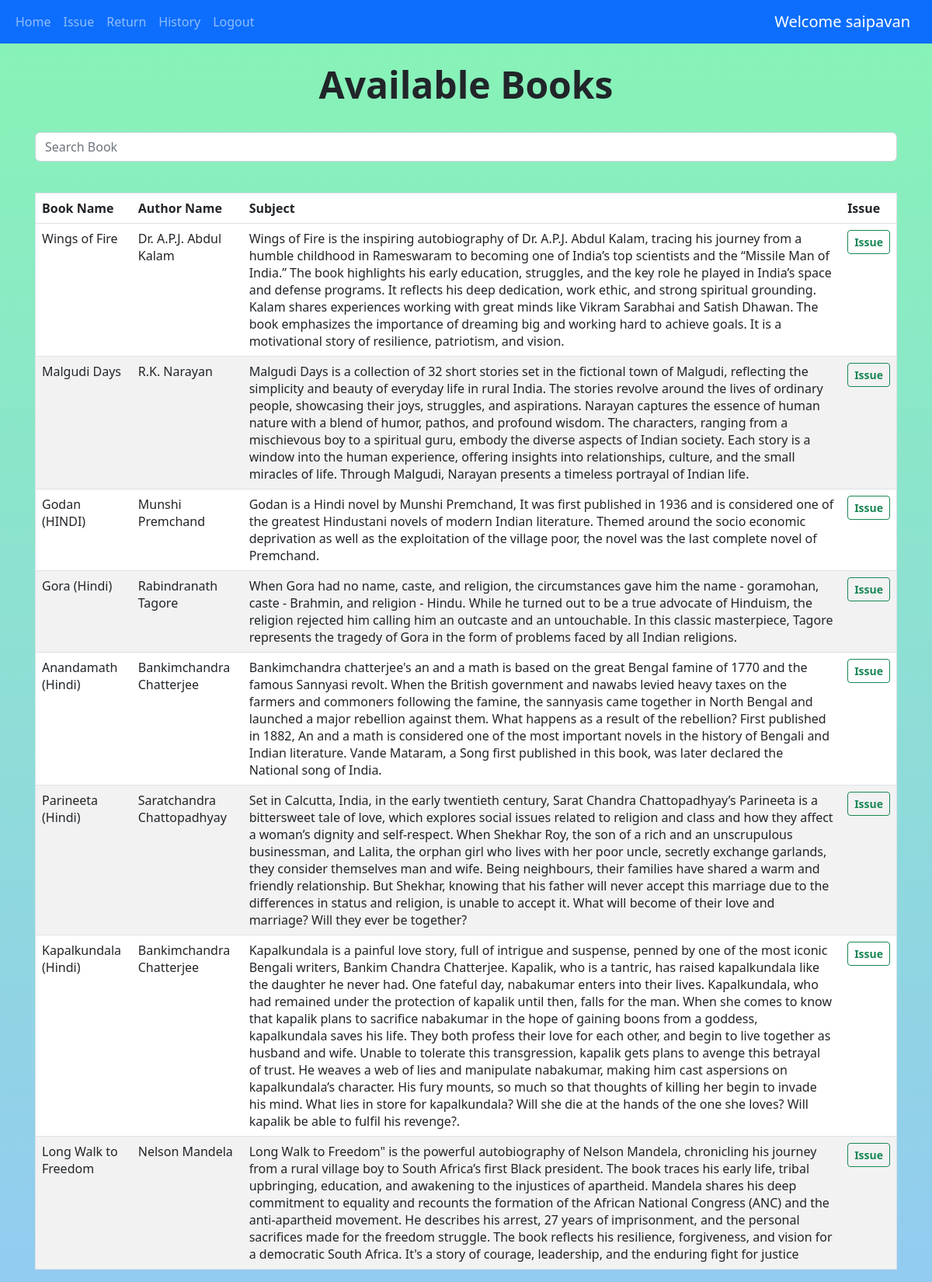
Page /issue (signed in) on the committed database.
### books/models.py (models this page shows, shortened)
class Book(models.Model):
    book_name = models.CharField(max_length=150)
    author_name = models.CharField(max_length=200)
    quantity = models.IntegerField(default=1)
    subject = models.CharField(max_length=2000)
    book_add_time = models.TimeField(default=timezone.now())
    book_add_date = models.DateField(default=date.today())
    class Meta:
        unique_together = ('book_name','author_name')

### books/views.py (the view, shortened to what this page needs)
# urls.py: path('issue',views.issue,name='issue'),
@login_required(login_url='login')
def issue(request):
    my_items = IssuedItem.objects.filter(user_id = request.user,return_date__isnull=True).values_list('book_id')
    books = Book.objects.exclude(id__in=my_items).filter(quantity__gt=0)
    return render(request,'issue_item.html',{'books':books})

### templates/issue_item.html (shortened to what this page needs)
{% extends 'base.html' %} {% block content %}
<center>
  <br />
  <h1 class="display-5 fw-bold">Available Books</h1>
  <br />
  <div class="input-group container">
    <input
      id="search"
      type="search"
      class="form-control rounded"
      placeholder="Search Book"
      aria-label="Search"
      aria-describedby="search-addon"
    />
  </div>
</center>
<br />
<div class="container">
  <table class="table">
    <thead class="thead-dark">
      <tr>
        <th class="" scope="col">Book Name</th>
        <th class="" scope="col">Author Name</th>
        <th class="" scope="col">Subject</th>
        <th class="" scope="col">Issue</th>
      </tr>
    </thead>
    <tbody id="table_data">
      {% for book in books %}
      <tr>
        <td>{{book.book_name}}</td>
        <td>{{book.author_name}}</td>
        <td>{{book.subject}}</td>
        <td>
          <center>
            <form action="issue" method="post">
              <button type="submit" class="btn btn-outline-success btn-sm">
                <b>Issue</b>
              </button>
            </form>
          </center>
        </td>
      </tr>
      {% endfor %}
    </tbody>
  </table>
</div>
{% endblock %}

### templates/base.html (shortened to what this page needs)
{% load static %}
<!DOCTYPE html>
<html lang="en">
<head>
    <link href="https://cdn.jsdelivr.net/npm/bootstrap@5.2.3/dist/css/bootstrap.min.css" rel="stylesheet">
</head>
<body>
    <nav class="navbar navbar-expand-lg bg-body-light,navbar navbar-dark bg-primary">
        <div class="container-fluid">
            <div class="collapse navbar-collapse" id="navbarSupportedContent">
                <ul class="navbar-nav me-auto mb-2 mb-lg-0">
                    {% if not user.is_authenticated %}
                    <li class="nav-item">
                        <a class="nav-link" href='/login/'>Login</a>
                    </li>
                    <li class="nav-item">
                        <a class="nav-link" href='/register/'>Register</a>
                    </li>
                    {% else %}
                    <li class="nav-item">
                        <a class="nav-link" href="/">Home</a>
                    </li>
                    <li class="nav-item">
                        <a class="nav-link" href="issue">Issue</a>
                    </li>
                    <li class="nav-item">
                        <a class="nav-link" href="return_item">Return</a>
                    </li>
                    <li class="nav-item">
                        <a class="nav-link" href="history">History</a>
                    </li>
                    <li class="nav-item">
                        <a class="nav-link" href="logout">Logout</a>
                    </li>
                    {% endif %}
                </ul>
            </div>
            {% if user.is_authenticated %}
            <a class="navbar-brand" href="#">Welcome {{request.user.first_name}}</a>
            {% endif %}
        </div>
    </nav>
    {% block content %}
    {% endblock %}
</body>
</html>

### templates/base.html (style rules this page uses)
body { background-color: linear-gradient(#89b4f4, #cf7ade); background-repeat: no-repeat; background-size: cover; }

### templates/issue_item.html (style rules this page uses)
table { border-collapse: collapse; border-spacing: 0; border-radius: 10px; width: 100%; border: 1px solid #ddd; }
th, td { text-align: left; padding: 16px; }
tr:nth-child(even) { background-color: #f2f2f2; }
tr:nth-child(odd) { background-color: #ffffff; }
.container { width: 100%; padding-right: 15px; padding-left: 15px; margin-right: auto; margin-left: auto; }
.input-group { width: 100%; margin-bottom: 1rem; }
body { background: linear-gradient(#87f4b5, #93cbf1); background-attachment: fixed; background-repeat: no-repeat; }

### rows in the picture
Book: book_name "Wings of Fire", author_name "Dr. A.P.J. Abdul Kalam", subject "Wings of Fire is the inspiring autobiography of Dr. A.P.J. Abdul Kalam, tracing his journey from a humble childhood in Rameswaram to becoming one of India’s top scientists and the “Missile Man of India.” The book highlights his early education, struggles, and the key role he played in India’s space and defense programs. It reflects his deep dedication, work ethic, and strong spiritual grounding. Kalam shares experiences working with great minds like Vikram Sarabhai and Satish Dhawan. The book emphasizes the importance of dreaming big and working hard to achieve goals. It is a motivational story of resilience, patriotism, and vision."
Book: book_name "Malgudi Days", author_name "R.K. Narayan", subject "Malgudi Days is a collection of 32 short stories set in the fictional town of Malgudi, reflecting the simplicity and beauty of everyday life in rural India. The stories revolve around the lives of ordinary people, showcasing their joys, struggles, and aspirations. Narayan captures the essence of human nature with a blend of humor, pathos, and profound wisdom. The characters, ranging from a mischievous boy to a spiritual guru, embody the diverse aspects of Indian society. Each story is a window into the human experience, offering insights into relationships, culture, and the small miracles of life. Through Malgudi, Narayan presents a timeless portrayal of Indian life."
Book: book_name "Godan (HINDI)", author_name "Munshi Premchand", subject "Godan is a Hindi novel by Munshi Premchand, It was first published in 1936 and is considered one of the greatest Hindustani novels of modern Indian literature. Themed around the socio economic deprivation as well as the exploitation of the village poor, the novel was the last complete novel of Premchand."
Book: book_name "Gora (Hindi)", author_name "Rabindranath Tagore", subject "When Gora had no name, caste, and religion, the circumstances gave him the name - goramohan, caste - Brahmin, and religion - Hindu. While he turned out to be a true advocate of Hinduism, the religion rejected him calling him an outcaste and an untouchable. In this classic masterpiece, Tagore represents the tragedy of Gora in the form of problems faced by all Indian religions."
Book: book_name "Anandamath (Hindi)", author_name "Bankimchandra Chatterjee", subject "Bankimchandra chatterjee's an and a math is based on the great Bengal famine of 1770 and the famous Sannyasi revolt. When the British government and nawabs levied heavy taxes on the farmers and commoners following the famine, the sannyasis came together in North Bengal and launched a major rebellion against them. What happens as a result of the rebellion? First published in 1882, An and a math is considered one of the most important novels in the history of Bengali and Indian literature. Vande Mataram, a Song first published in this book, was later declared the National song of India."
Book: book_name "Parineeta (Hindi)", author_name "Saratchandra Chattopadhyay", subject "Set in Calcutta, India, in the early twentieth century, Sarat Chandra Chattopadhyay’s Parineeta is a bittersweet tale of love, which explores social issues related to religion and class and how they affect a woman’s dignity and self-respect. When Shekhar Roy, the son of a rich and an unscrupulous businessman, and Lalita, the orphan girl who lives with her poor uncle, secretly exchange garlands, they consider themselves man and wife. Being neighbours, their families have shared a warm and friendly relationship. But Shekhar, knowing that his father will never accept this marriage due to the differences in status and religion, is unable to accept it. What will become of their love and…"
Book: book_name "Kapalkundala (Hindi)", author_name "Bankimchandra Chatterjee", subject "Kapalkundala is a painful love story, full of intrigue and suspense, penned by one of the most iconic Bengali writers, Bankim Chandra Chatterjee. Kapalik, who is a tantric, has raised kapalkundala like the daughter he never had. One fateful day, nabakumar enters into their lives. Kapalkundala, who had remained under the protection of kapalik until then, falls for the man. When she comes to know that kapalik plans to sacrifice nabakumar in the hope of gaining boons from a goddess, kapalkundala saves his life. They both profess their love for each other, and begin to live together as husband and wife. Unable to tolerate this transgression, kapalik gets plans to avenge this betrayal of trust.…"
Book: book_name "Long Walk to Freedom", author_name "Nelson Mandela", subject "Long Walk to Freedom\" is the powerful autobiography of Nelson Mandela, chronicling his journey from a rural village boy to South Africa’s first Black president. The book traces his early life, tribal upbringing, education, and awakening to the injustices of apartheid. Mandela shares his deep commitment to equality and recounts the formation of the African National Congress (ANC) and the anti-apartheid movement. He describes his arrest, 27 years of imprisonment, and the personal sacrifices made for the freedom struggle. The book reflects his resilience, forgiveness, and vision for a democratic South Africa. It's a story of courage, leadership, and the enduring fight for justice"

### other values in the picture
{{ request.user.first_name }} "saipavan"
